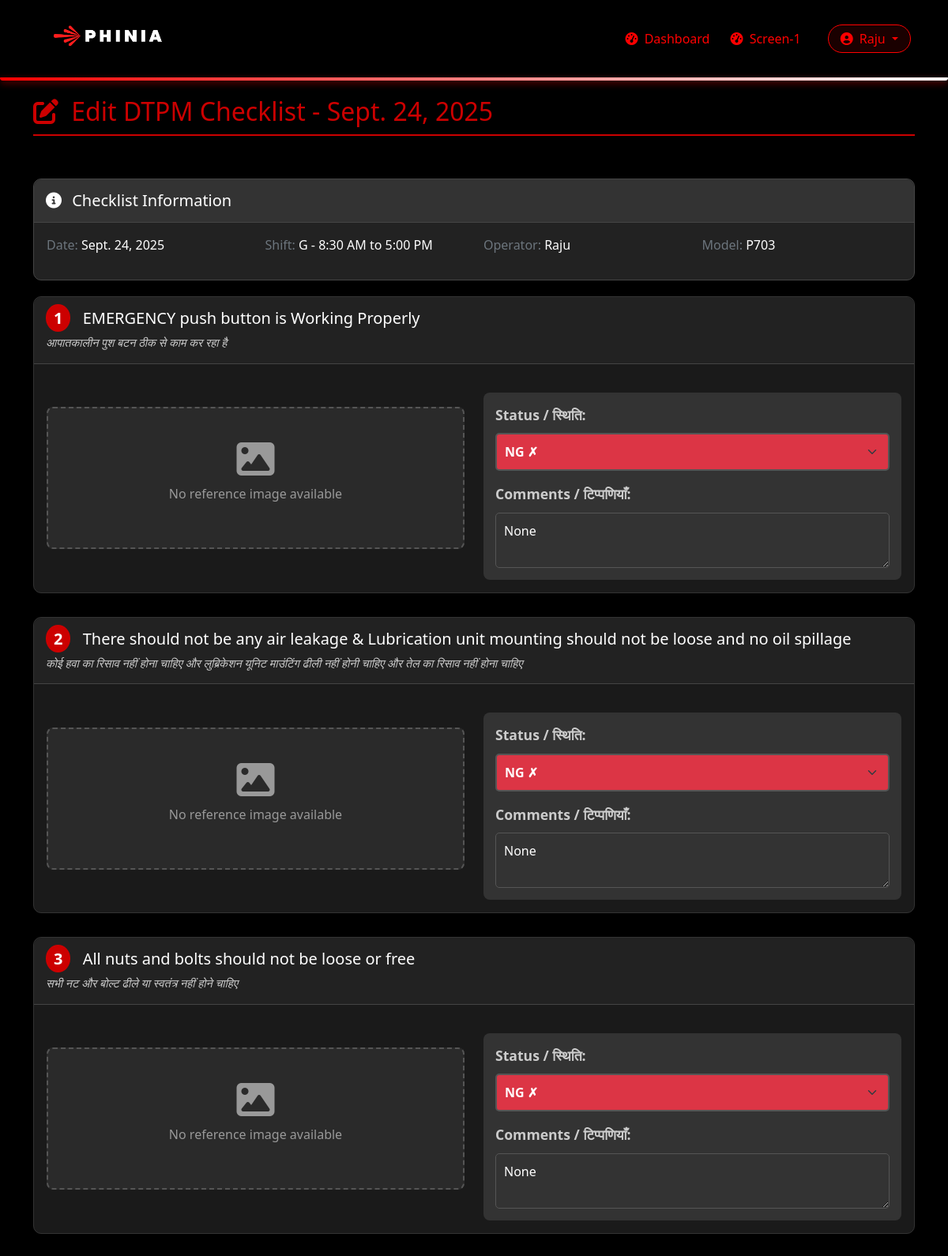
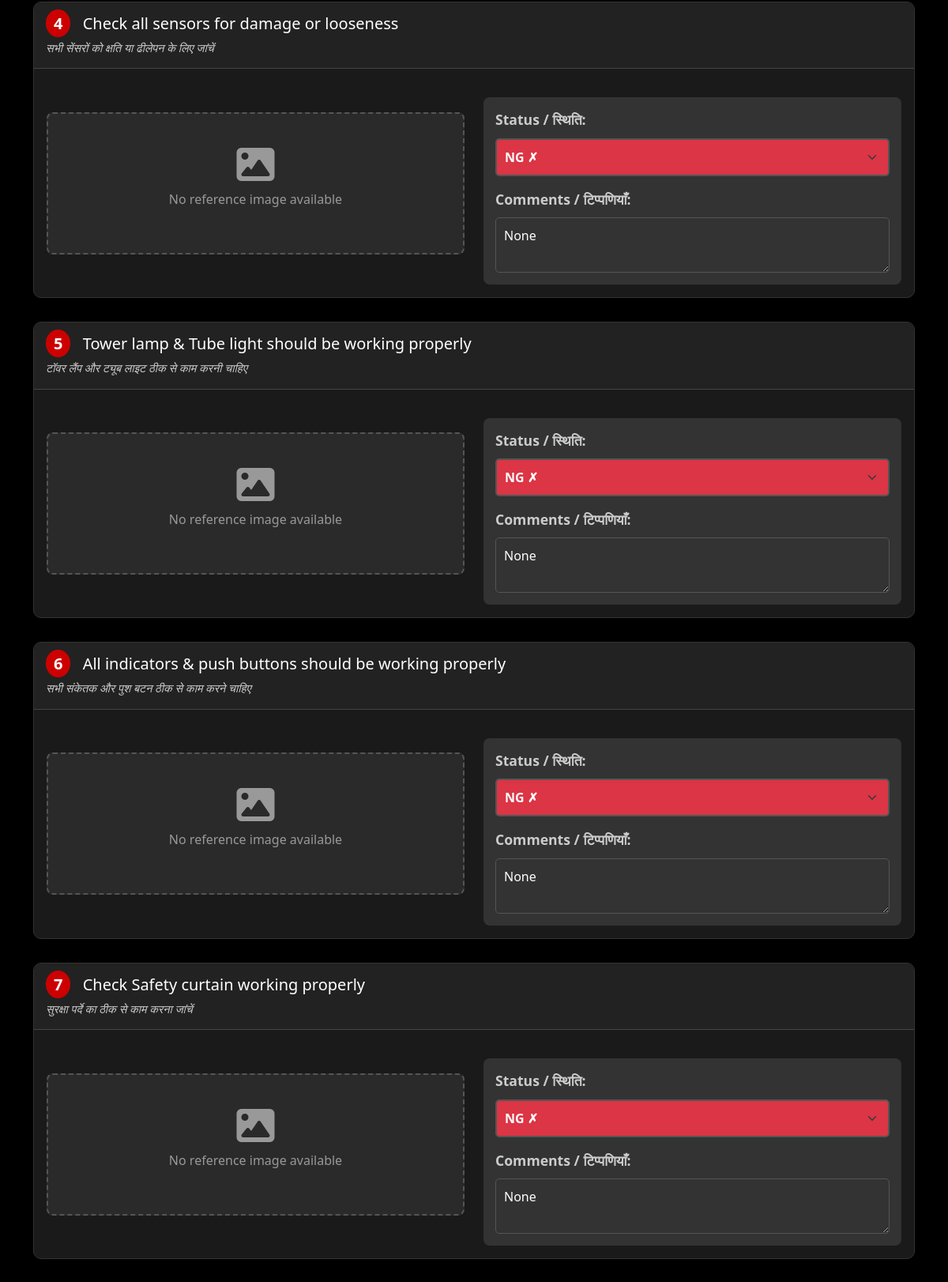
/dtpm-new/73/edit-checks/ (signed in, upper part), run on the app's committed database (2 pictures, top to bottom).
### main/models.py (models this page shows, shortened)
class User(AbstractUser):
    USER_TYPES = (
        ('operator', 'Operator'),
        ('shift_supervisor', 'Shift Supervisor'),
        ('quality_supervisor', 'Quality Supervisor'),
    )
    company_id = models.CharField(max_length=100, blank=True, null=True)
    skill_matrix_level = models.CharField(max_length=200, blank=True, null=True)
    user_type = models.CharField(max_length=20, choices=USER_TYPES)

class DTPMChecklistFMA03New(models.Model):
    STATUS_CHOICES = (
        ('pending', 'Pending'),
        ('supervisor_approved', 'Supervisor Approved'),
        ('quality_certified', 'Quality Certified'),
        ('rejected', 'Rejected'),
        ('quality_rejected', 'Quality Rejected'),
    )
    date = models.DateField()
    shift = models.ForeignKey('Shift', on_delete=models.CASCADE, related_name='dtpm_checklists_new')
    verification_status = models.ForeignKey(
        'DailyVerificationStatus',
        on_delete=models.CASCADE,
        related_name='dtpm_checklists',
        blank=True,
        null=True
    )
    operator = models.ForeignKey('User', on_delete=models.CASCADE, related_name='operated_dtpm_checklists_new')
    supervisor = models.ForeignKey(
        'User',
        on_delete=models.CASCADE,
        related_name='supervised_dtpm_checklists_new',
        null=True,
        blank=True
    )
    status = models.CharField(max_length=20, choices=STATUS_CHOICES, default='pending')
    notes = models.TextField(blank=True, null=True)
    current_model = models.CharField(
        max_length=10,
        choices=[
            ('P703', 'P703'),
            ('U704', 'U704'),
            ('FD', 'FD'),
            ('SA', 'SA'),
            ('Gnome', 'Gnome'),
        ],
        verbose_name="Current Running Model",
        blank=True,
        null=True
    )
    checklist_shift = models.CharField(
        max_length=10,
        choices=[
            ('S1', 'S1 - 6:30 AM to 6:30 PM'),
            ('A', 'A - 6:30 AM to 3:00 PM'),
            ('G', 'G - 8:30 AM to 5:00 PM'),
            ('B', 'B - 3:00 PM to 11:30 PM'),
            ('C', 'C - 11:30 PM to 6:30 AM'),
            ('S2', 'S2 - 6:30 PM to 6:30 AM'),
        ],
        verbose_name="Shift from Checklist",
        blank=True,
        null=True
    )
    created_at = models.DateTimeField(auto_now_add=True)
    updated_at = models.DateTimeField(auto_now=True)
    supervisor_approved_at = models.DateTimeField(null=True, blank=True)
    supervisor_approved_by = models.ForeignKey('User', on_delete=models.SET_NULL, null=True, blank=True,
                                              related_name='dtpm_supervisor_approvals')
    quality_certified_at = models.DateTimeField(null=True, blank=True)
    quality_certified_by = models.ForeignKey('User', on_delete=models.SET_NULL, null=True, blank=True,
                                            related_name='dtpm_quality_certifications')
    quality_comments = models.TextField(blank=True, null=True)
    rejected_at = models.DateTimeField(null=True, blank=True)
    rejected_by = models.ForeignKey('User', on_delete=models.SET_NULL, null=True, blank=True,
                                   related_name='dtpm_rejections')
    quality_rejected_at = models.DateTimeField(null=True, blank=True)
    quality_rejected_by = models.ForeignKey('User', on_delete=models.SET_NULL, null=True, blank=True,
                                          related_name='dtpm_quality_rejections')
    class Meta:
        ordering = ['-date']
        verbose_name = "DTPM Checklist"
        verbose_name_plural = "DTPM Checklists"

class DTPMCheckResultNew(models.Model):
    OK_NG_CHOICES = [('OK', 'OK'), ('NG', 'NG')]
    checklist = models.ForeignKey(
        DTPMChecklistFMA03New,
        on_delete=models.CASCADE,
        related_name='check_results'
    )
    checkpoint = models.ForeignKey(
        DTPMCheckpoint,
        on_delete=models.CASCADE,
        related_name='check_results',
        verbose_name="Checkpoint",
        blank=True, null=True
    )
    status = models.CharField(
        max_length=2,
        choices=OK_NG_CHOICES,
        verbose_name="Status",
        default='NG'
    )
    comments = models.TextField(blank=True, null=True)
    checked_at = models.DateTimeField(auto_now_add=True)
    updated_at = models.DateTimeField(auto_now=True)
    class Meta:
        unique_together = ['checklist', 'checkpoint']
        ordering = ['checkpoint__order', 'checkpoint__checkpoint_number']

class DTPMCheckpoint(models.Model):
    checkpoint_number = models.PositiveSmallIntegerField(
        unique=True,
        verbose_name="Checkpoint Number"
    )
    title_english = models.CharField(
        max_length=500,
        verbose_name="Title (English)"
    )
    title_hindi = models.CharField(
        max_length=500,
        verbose_name="Title (Hindi)",
        blank=True,
        null=True
    )
    description = models.TextField(
        blank=True,
        null=True,
        verbose_name="Description"
    )
    reference_image = models.ImageField(
        upload_to='dtpm_checkpoints/',
        blank=True,
        null=True,
        validators=[FileExtensionValidator(['png', 'jpg', 'jpeg', 'gif'])],
        verbose_name="Reference Image"
    )
    is_active = models.BooleanField(
        default=True,
        verbose_name="Active",
        help_text="Uncheck to disable this checkpoint"
    )
    order = models.PositiveSmallIntegerField(
        default=0,
        verbose_name="Display Order",
        help_text="Order in which to display this checkpoint"
    )
    created_at = models.DateTimeField(auto_now_add=True)
    updated_at = models.DateTimeField(auto_now=True)
    class Meta:
        ordering = ['order', 'checkpoint_number']
        verbose_name = "DTPM Checkpoint"
        verbose_name_plural = "DTPM Checkpoints"

### main/views.py (the view, shortened to what this page needs)
# urls.py: path('dtpm-new/<int:pk>/edit-checks/', views.dtpm_new_edit_checks, name='dtpm_new_edit_checks'),
@login_required
def dtpm_new_edit_checks(request, pk):
    checklist = get_object_or_404(DTPMChecklistFMA03New, pk=pk)
    if request.user != checklist.operator and not request.user.is_superuser:
        if request.user != checklist.supervisor:
            messages.error(request, 'You do not have permission to edit this checklist.')
            return redirect('dtpm_new_detail', pk=checklist.pk)
    if checklist.status not in ['pending', 'rejected']:
        messages.error(request, 'This checklist cannot be edited. Only pending or rejected checklists can be modified.')
        return redirect('dtpm_new_detail', pk=checklist.pk)
    active_checkpoints = DTPMCheckpoint.objects.filter(
        is_active=True
    ).exclude(
        checkpoint_number=8
    ).order_by('order', 'checkpoint_number')
    checkpoint_results = DTPMCheckResultNew.objects.filter(
        checklist=checklist
    ).select_related('checkpoint')
    machine_overview = DTPMCheckpoint.objects.filter(
        checkpoint_number=8,
        is_active=True
    ).first()
    context = {
        'checklist': checklist,
        'checkpoint_results': checkpoint_results,
        'active_checkpoints': active_checkpoints,
        'machine_overview_image': machine_overview,
        'title': 'Edit Checkpoint Results'
    }
    return render(request, 'main/dtpm/dtpm_new_check_results_form.html', context)

### main/templates/main/dtpm/dtpm_new_check_results_form.html (shortened to what this page needs)
{% extends 'main/base.html' %}
{% load static %}
{% block content %}
<div class="row mb-4">
    <div class="col-12">
        <h2 class="page-title">
            <i class="fas fa-edit me-2"></i>
            Edit DTPM Checklist - {{ checklist.date }}
        </h2>
    </div>
</div>
<div class="edit-info-card">
    <div class="edit-info-header">
        <h5 class="mb-0"><i class="fas fa-info-circle me-2"></i> Checklist Information</h5>
    </div>
    <div class="card-body">
        <div class="row">
            <div class="col-md-3">
                <p><span class="text-muted">Date:</span> <span class="text-white">{{ checklist.date }}</span></p>
            </div>
            <div class="col-md-3">
                <p><span class="text-muted">Shift:</span> <span class="text-white">{{ checklist.get_checklist_shift_display }}</span></p>
            </div>
            <div class="col-md-3">
                <p><span class="text-muted">Operator:</span> <span class="text-white">{{ checklist.operator.username }}</span></p>
            </div>
            <div class="col-md-3">
                <p><span class="text-muted">Model:</span> <span class="text-white">{{ checklist.current_model }}</span></p>
            </div>
        </div>
    </div>
</div>
<form method="post">
    {% for check_result in checkpoint_results %}
    <div class="checkpoint-card">
        <div class="checkpoint-header">
            <h5>
                <span class="checkpoint-number">{{ check_result.checkpoint.checkpoint_number }}</span>
                {{ check_result.checkpoint.title_english }}
            </h5>
            {% if check_result.checkpoint.title_hindi %}
            <div class="hindi-text">{{ check_result.checkpoint.title_hindi }}</div>
            {% endif %}
        </div>
        <div class="card-body">
            <div class="row align-items-center">
                <div class="col-md-6">
                    <div class="reference-image-container">
                        {% if check_result.checkpoint.reference_image and check_result.checkpoint.reference_image.name %}
                        <img src="{{ check_result.checkpoint.reference_image.url }}"
                             alt="Reference Image for {{ check_result.checkpoint.title_english }}"
                             class="reference-image">
                        {% else %}
                        <div class="no-image-placeholder">
                            <i class="fas fa-image fa-3x mb-2"></i>
                            <p>No reference image available</p>
                        </div>
                        {% endif %}
                    </div>
                </div>
                <div class="col-md-6">
                    <div class="status-container">
                        <div class="status-label">
                            Status / स्थिति:
                        </div>
                        <select name="status_{{ check_result.checkpoint.id }}"
                                id="status_{{ check_result.checkpoint.id }}"
                                class="form-select status-select {% if check_result.status == 'OK' %}status-ok{% elif check_result.status == 'NG' %}status-ng{% endif %}"
                                data-original-value="{{ check_result.status }}">
                            <option value="NG" class="status-ng" {% if check_result.status == 'NG' %}selected{% endif %}>NG ✗</option>
                        </select>
                        <div class="mt-3">
                            <label class="status-label" for="comments_{{ check_result.checkpoint.id }}">
                                Comments / टिप्पणियाँ:
                            </label>
                            <textarea name="comments_{{ check_result.checkpoint.id }}"
                                    id="comments_{{ check_result.checkpoint.id }}"
                                    class="form-control comments-textarea"
                                    placeholder="Enter any comments or observations..."
                                    data-original-value="{{ check_result.comments|default:'' }}">{{ check_result.comments }}</textarea>
                        </div>
                    </div>
                </div>
            </div>
        </div>
    </div>
    {% endfor %}
</form>
{% endblock %}

### main/templates/main/base.html (shortened to what this page needs)
{% load static %}
<!DOCTYPE html>
<html lang="en">
<head>
    <link rel="stylesheet" href="{% static 'css/bootstrap.min.css' %}" />
    <link rel="stylesheet" href="{% static 'css/all.min1.css' %}" />
    <link rel="stylesheet" href="{% static 'css/all.min2.css' %}" />
    {% load static %}
</head>
<body>
    <nav class="navbar navbar-expand-lg navbar-dark">
        <div class="container navbar-container">
            <a class="navbar-brand" href="{% url 'dashboard' %}">
                <img src="{% static 'images/image2.png' %}" alt="Phinia Logo" height="68">
            </a>
            {% if user.is_authenticated %}
            <div class="collapse navbar-collapse justify-content-end" id="navbarNav">
                <ul class="navbar-nav align-items-center">
                    <li class="nav-item">
                        <a class="nav-link {% if request.resolver_match.url_name == 'dashboard' %}active{% endif %}"
                           href="{% url 'dashboard' %}">
                           <i class="fas fa-tachometer-alt me-1"></i> Dashboard
                        </a>
                    </li>
                    <li class="nav-item">
                        <a class="nav-link" href="{% url 'station_media_slider' station_id=1 %}">
                            <i class="fas fa-tachometer-alt me-1"></i> Screen-1
                        </a>
                    </li>
                    <li class="nav-item dropdown ms-3">
                        <a class="nav-link dropdown-toggle" href="#" id="userDropdown" role="button"
                           data-bs-toggle="dropdown" aria-expanded="false"
                           style="border: 1px solid #ff0000; border-radius: 20px; padding: 5px 15px; background: rgba(255,0,0,0.1);">
                            <i class="fas fa-user-circle me-1"></i> {{ user.username }}
                        </a>
                    </li>
                </ul>
            </div>
            {% endif %}
        </div>
    </nav>
    <div class="container mt-4">
        {% block content %}{% endblock %}
    </div>
</body>
</html>

### data on the page
User: username "Raju"
DTPMChecklistFMA03New: date "Sept. 24, 2025", checklist_shift "G - 8:30 AM to 5:00 PM", operator.username "Raju", current_model "P703"
DTPMCheckResultNew: checkpoint.checkpoint_number "1", checkpoint.title_english "EMERGENCY push button is Working Properly", checkpoint.title_hindi "आपातकालीन पुश बटन ठीक से काम कर रहा है", shows "No reference image available", status+checkpoint "NG ✗", checkpoint.id "None"
DTPMCheckResultNew: checkpoint.checkpoint_number "2", checkpoint.title_english "There should not be any air leakage & Lubrication unit mounting should not be loose and no oil spillage", checkpoint.title_hindi "कोई हवा का रिसाव नहीं होना चाहिए और लुब्रिकेशन यूनिट माउंटिंग ढीली नहीं होनी चाहिए और तेल का रिसाव नहीं होना चाहिए", shows "No reference image available", status+checkpoint "NG ✗", checkpoint.id "None"
DTPMCheckResultNew: checkpoint.checkpoint_number "3", checkpoint.title_english "All nuts and bolts should not be loose or free", checkpoint.title_hindi "सभी नट और बोल्ट ढीले या स्वतंत्र नहीं होने चाहिए", shows "No reference image available", status+checkpoint "NG ✗", checkpoint.id "None"
DTPMCheckResultNew: checkpoint.checkpoint_number "4", checkpoint.title_english "Check all sensors for damage or looseness", checkpoint.title_hindi "सभी सेंसरों को क्षति या ढीलेपन के लिए जांचें", shows "No reference image available", status+checkpoint "NG ✗", checkpoint.id "None"
DTPMCheckResultNew: checkpoint.checkpoint_number "5", checkpoint.title_english "Tower lamp & Tube light should be working properly", checkpoint.title_hindi "टॉवर लैंप और ट्यूब लाइट ठीक से काम करनी चाहिए", shows "No reference image available", status+checkpoint "NG ✗", checkpoint.id "None"
DTPMCheckResultNew: checkpoint.checkpoint_number "6", checkpoint.title_english "All indicators & push buttons should be working properly", checkpoint.title_hindi "सभी संकेतक और पुश बटन ठीक से काम करने चाहिए", shows "No reference image available", status+checkpoint "NG ✗", checkpoint.id "None"
DTPMCheckResultNew: checkpoint.checkpoint_number "7", checkpoint.title_english "Check Safety curtain working properly", checkpoint.title_hindi "सुरक्षा पर्दे का ठीक से काम करना जांचें", shows "No reference image available", status+checkpoint "NG ✗", checkpoint.id "None"
